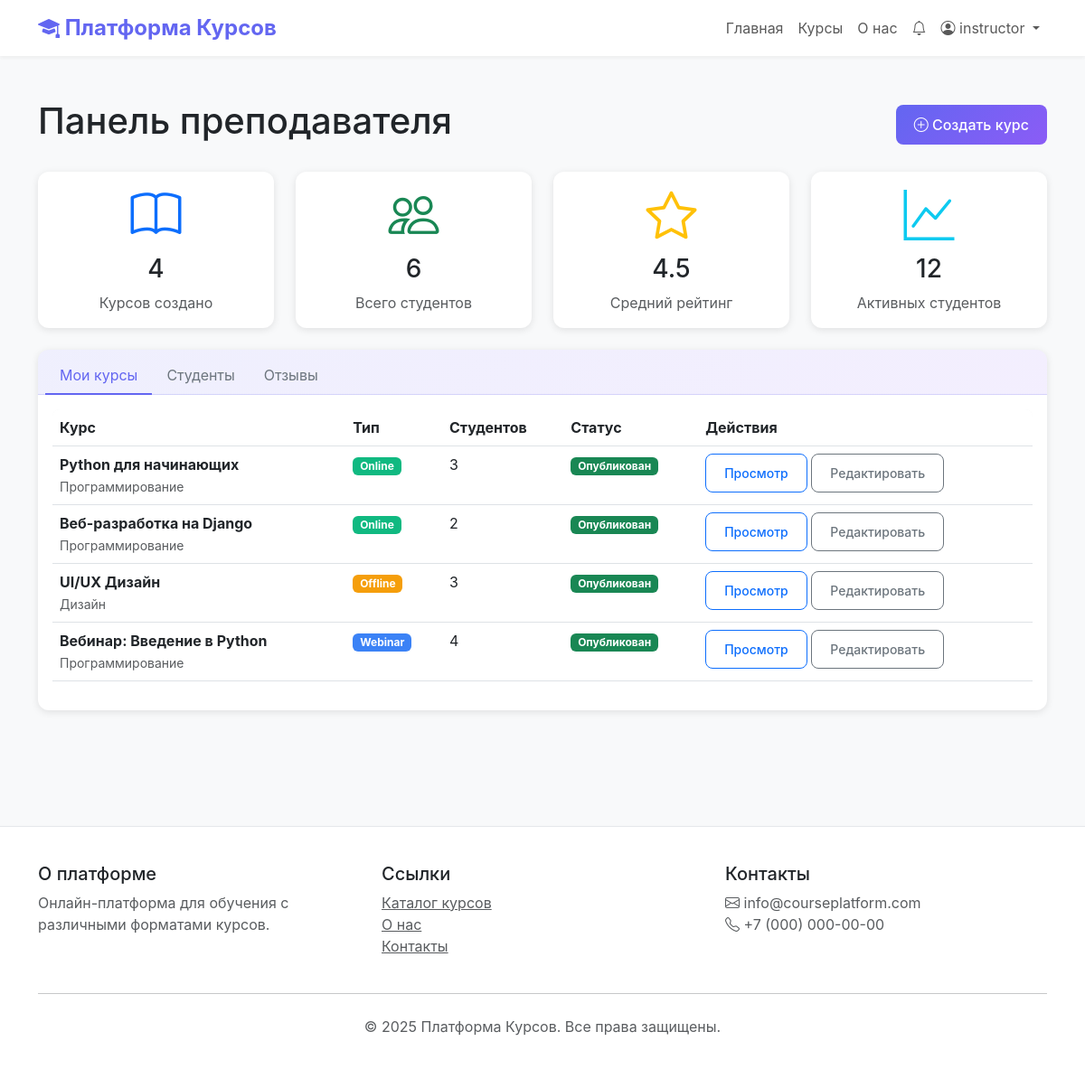
The page /instructor/ (signed in) on the database its author committed.
### users/models.py (models this page shows, shortened)
class User(AbstractUser):
    ROLE_CHOICES = (
        ('student', 'Student'),
        ('instructor', 'Instructor'),
        ('admin', 'Administrator'),
    )
    role = models.CharField(max_length=20, choices=ROLE_CHOICES, default='student')
    phone = models.CharField(max_length=20, blank=True)
    bio = models.TextField(blank=True)
    avatar = models.ImageField(upload_to='avatars/', blank=True, null=True)
    email_verified = models.BooleanField(default=False)
    created_at = models.DateTimeField(auto_now_add=True)
    updated_at = models.DateTimeField(auto_now=True)
    class Meta:
        db_table = 'users'
        verbose_name = 'User'
        verbose_name_plural = 'Users'

### courses/models.py (models this page shows, shortened)
class Course(models.Model):
    TYPE_CHOICES = (
        ('online', 'Online'),
        ('offline', 'Offline'),
        ('webinar', 'Webinar'),
    )
    title = models.CharField(max_length=200)
    slug = models.SlugField(unique=True)
    description = models.TextField()
    type = models.CharField(max_length=20, choices=TYPE_CHOICES)
    category = models.ForeignKey(Category, on_delete=models.SET_NULL, null=True, related_name='courses')
    instructor = models.ForeignKey(settings.AUTH_USER_MODEL, on_delete=models.CASCADE, related_name='teaching_courses')
    price = models.DecimalField(max_digits=10, decimal_places=2, default=0)
    image = models.ImageField(upload_to='courses/', blank=True, null=True)
    location = models.CharField(max_length=255, blank=True)
    max_students = models.PositiveIntegerField(null=True, blank=True)
    webinar_link = models.URLField(blank=True)
    start_date = models.DateTimeField(null=True, blank=True)
    end_date = models.DateTimeField(null=True, blank=True)
    is_published = models.BooleanField(default=False)
    created_at = models.DateTimeField(auto_now_add=True)
    updated_at = models.DateTimeField(auto_now=True)
    class Meta:
        ordering = ['-created_at']

class Category(models.Model):
    name = models.CharField(max_length=100)
    slug = models.SlugField(unique=True)
    description = models.TextField(blank=True)
    class Meta:
        verbose_name_plural = 'Categories'

### courses/template_views.py (the view)
# urls.py: path('instructor/', instructor_dashboard_view, name='instructor_dashboard'),
@login_required
def instructor_dashboard_view(request):
    if request.user.role not in ['instructor', 'admin']:
        messages.error(request, 'У вас нет доступа к этой странице')
        return redirect('home')
    from django.db.models import Avg, Count
    courses = Course.objects.filter(instructor=request.user).annotate(student_count=Count('enrollments'))
    enrollments = Enrollment.objects.filter(course__instructor=request.user).select_related('user', 'course').order_by('-enrolled_at')[:20]
    reviews = Review.objects.filter(course__instructor=request.user).select_related('user', 'course').order_by('-created_at')[:10]
    stats = {
        'total_courses': courses.count(),
        'total_students': Enrollment.objects.filter(course__instructor=request.user).values('user').distinct().count(),
        'active_students': Enrollment.objects.filter(course__instructor=request.user, completed=False).count(),
        'avg_rating': Review.objects.filter(course__instructor=request.user).aggregate(Avg('rating'))['rating__avg'] or 0,
    }
    context = {
        'courses': courses,
        'enrollments': enrollments,
        'reviews': reviews,
        'stats': stats,
    }
    return render(request, 'instructor_dashboard.html', context)

### courses/context_processors.py (called while the page is built)
def notifications(request):
    if request.user.is_authenticated:
        unread_count = Notification.objects.filter(
            user=request.user,
            is_read=False
        ).count()
        return {'unread_notifications_count': unread_count}
    return {'unread_notifications_count': 0}

### templates/instructor_dashboard.html (shortened to what this page needs)
{% extends 'base.html' %}
{% block content %}
<div class="container py-5">
    <div class="d-flex justify-content-between align-items-center mb-4">
        <h1>Панель преподавателя</h1>
        <a href="/instructor/create-course/" class="btn btn-primary">
            <i class="bi bi-plus-circle"></i> Создать курс
        </a>
    </div>
    <div class="row mb-4">
        <div class="col-md-3">
            <div class="card text-center">
                <div class="card-body">
                    <i class="bi bi-book display-4 text-primary"></i>
                    <h3 class="mt-2">{{ stats.total_courses }}</h3>
                    <p class="text-muted mb-0">Курсов создано</p>
                </div>
            </div>
        </div>
        <div class="col-md-3">
            <div class="card text-center">
                <div class="card-body">
                    <i class="bi bi-people display-4 text-success"></i>
                    <h3 class="mt-2">{{ stats.total_students }}</h3>
                    <p class="text-muted mb-0">Всего студентов</p>
                </div>
            </div>
        </div>
        <div class="col-md-3">
            <div class="card text-center">
                <div class="card-body">
                    <i class="bi bi-star display-4 text-warning"></i>
                    <h3 class="mt-2">{{ stats.avg_rating|floatformat:1 }}</h3>
                    <p class="text-muted mb-0">Средний рейтинг</p>
                </div>
            </div>
        </div>
        <div class="col-md-3">
            <div class="card text-center">
                <div class="card-body">
                    <i class="bi bi-graph-up display-4 text-info"></i>
                    <h3 class="mt-2">{{ stats.active_students }}</h3>
                    <p class="text-muted mb-0">Активных студентов</p>
                </div>
            </div>
        </div>
    </div>
    <div class="card">
        <div class="card-header">
            <ul class="nav nav-tabs card-header-tabs" role="tablist">
                <li class="nav-item">
                    <a class="nav-link active" data-bs-toggle="tab" href="#my-courses">Мои курсы</a>
                </li>
                <li class="nav-item">
                    <a class="nav-link" data-bs-toggle="tab" href="#students">Студенты</a>
                </li>
                <li class="nav-item">
                    <a class="nav-link" data-bs-toggle="tab" href="#reviews">Отзывы</a>
                </li>
            </ul>
        </div>
        <div class="card-body">
            <div class="tab-content">
                <div id="my-courses" class="tab-pane fade show active">
                    <div class="table-responsive">
                        <table class="table">
                            <thead>
                                <tr>
                                    <th>Курс</th>
                                    <th>Тип</th>
                                    <th>Студентов</th>
                                    <th>Статус</th>
                                    <th>Действия</th>
                                </tr>
                            </thead>
                            <tbody>
                                {% for course in courses %}
                                <tr>
                                    <td>
                                        <strong>{{ course.title }}</strong>
                                        <br><small class="text-muted">{{ course.category.name }}</small>
                                    </td>
                                    <td><span class="badge badge-{{ course.type }}">{{ course.get_type_display }}</span></td>
                                    <td>{{ course.enrollments.count }}</td>
                                    <td>
                                        {% if course.is_published %}
                                        <span class="badge bg-success">Опубликован</span>
                                        {% else %}
                                        <span class="badge bg-warning">Черновик</span>
                                        {% endif %}
                                    </td>
                                    <td>
                                        <a href="/courses/{{ course.slug }}/" class="btn btn-sm btn-outline-primary">Просмотр</a>
                                        <a href="/admin/courses/course/{{ course.id }}/change/" class="btn btn-sm btn-outline-secondary">Редактировать</a>
                                    </td>
                                </tr>
                                {% empty %}
                                <tr>
                                    <td colspan="5" class="text-center text-muted">Нет созданных курсов</td>
                                </tr>
                                {% endfor %}
                            </tbody>
                        </table>
                    </div>
                </div>
            </div>
        </div>
    </div>
</div>
{% endblock %}

### templates/base.html (shortened to what this page needs)
<!DOCTYPE html>
<html lang="ru">
<head>
    <link href="https://cdn.jsdelivr.net/npm/bootstrap@5.3.0/dist/css/bootstrap.min.css" rel="stylesheet">
    <link rel="stylesheet" href="https://cdn.jsdelivr.net/npm/bootstrap-icons@1.11.0/font/bootstrap-icons.css">
    {% load static %}
    <link rel="stylesheet" href="{% static 'css/style.css' %}">
</head>
<body>
    <nav class="navbar navbar-expand-lg navbar-light sticky-top">
        <div class="container">
            <a class="navbar-brand" href="/">
                <i class="bi bi-mortarboard-fill"></i> Платформа Курсов
            </a>
            <div class="collapse navbar-collapse" id="navbarNav">
                <ul class="navbar-nav ms-auto">
                    <li class="nav-item">
                        <a class="nav-link" href="/">Главная</a>
                    </li>
                    <li class="nav-item">
                        <a class="nav-link" href="/courses/">Курсы</a>
                    </li>
                    <li class="nav-item">
                        <a class="nav-link" href="/about/">О нас</a>
                    </li>
                    {% if user.is_authenticated %}
                    <li class="nav-item">
                        <a class="nav-link position-relative" href="/notifications/">
                            <i class="bi bi-bell"></i>
                        </a>
                    </li>
                    <li class="nav-item dropdown">
                        <a class="nav-link dropdown-toggle" href="#" data-bs-toggle="dropdown">
                            <i class="bi bi-person-circle"></i> {{ user.username }}
                        </a>
                    </li>
                    {% endif %}
                </ul>
            </div>
        </div>
    </nav>
    <main>
        {% block content %}{% endblock %}
    </main>
    <footer>
        <div class="container">
            <div class="row">
                <div class="col-md-4">
                    <h5>О платформе</h5>
                    <p class="text-muted">Онлайн-платформа для обучения с различными форматами курсов.</p>
                </div>
                <div class="col-md-4">
                    <h5>Ссылки</h5>
                    <ul class="list-unstyled">
                        <li><a href="/courses/" class="text-muted">Каталог курсов</a></li>
                        <li><a href="/about/" class="text-muted">О нас</a></li>
                        <li><a href="/contact/" class="text-muted">Контакты</a></li>
                    </ul>
                </div>
                <div class="col-md-4">
                    <h5>Контакты</h5>
                    <p class="text-muted">
                        <i class="bi bi-envelope"></i> info@courseplatform.com<br>
                        <i class="bi bi-telephone"></i> +7 (000) 000-00-00
                    </p>
                </div>
            </div>
            <hr class="my-4">
            <div class="text-center text-muted">
                <p>&copy; 2025 Платформа Курсов. Все права защищены.</p>
            </div>
        </div>
    </footer>
</body>
</html>

### static/css/style.css (style rules this page uses)
:root { --primary-color: #6366f1; --secondary-color: #8b5cf6; --accent-color: #3b82f6; --success-color: #10b981; --warning-color: #f59e0b; --danger-color: #ef4444; }
html { scroll-behavior: smooth; }
.btn { border-radius: 8px; font-weight: 500; padding: 10px 20px; transition: all 0.3s ease; }
.btn-primary { background: linear-gradient(135deg, var(--primary-color) 0%, var(--secondary-color) 100%); border: none; }
.card { border-radius: 12px; overflow: hidden; }
.card-header { background: linear-gradient(135deg, rgba(99, 102, 241, 0.1) 0%, rgba(139, 92, 246, 0.1) 100%); border-bottom: 1px solid rgba(99, 102, 241, 0.2); }
.badge-online { background-color: var(--success-color); }
.badge-offline { background-color: var(--warning-color); }
.badge-webinar { background-color: var(--accent-color); }
.navbar { backdrop-filter: blur(10px); background-color: rgba(255, 255, 255, 0.95) !important; }
.navbar-brand { font-size: 1.5rem; font-weight: 700; }
.table-responsive { border-radius: 8px; overflow: hidden; }
.table thead { background-color: #f8f9fa; }
.nav-tabs .nav-link { color: #6c757d; border: none; border-bottom: 2px solid transparent; }
.nav-tabs .nav-link.active { color: var(--primary-color); background-color: transparent; border-bottom: 2px solid var(--primary-color); }
footer { background: linear-gradient(180deg, #ffffff 0%, #f8f9fa 100%); }

### templates/base.html (style rules this page uses)
:root { --primary-color: #6366f1; --secondary-color: #8b5cf6; --accent-color: #3b82f6; }
body { font-family: -apple-system, BlinkMacSystemFont, 'Segoe UI', Roboto, Oxygen, Ubuntu, Cantarell, sans-serif; background-color: #f8f9fa; }
.navbar { background: white; box-shadow: 0 2px 4px rgba(0,0,0,0.05); }
.navbar-brand { font-weight: 700; color: var(--primary-color) !important; }
.btn-primary { background-color: var(--primary-color); border-color: var(--primary-color); transition: all 0.3s; }
.card { border: none; box-shadow: 0 2px 8px rgba(0,0,0,0.1); transition: all 0.3s; }
.badge-online { background: #10b981; color: white; }
.badge-offline { background: #f59e0b; color: white; }
.badge-webinar { background: #3b82f6; color: white; }
footer { background: white; margin-top: 80px; padding: 40px 0; border-top: 1px solid #e5e7eb; }

### rows shown on the page
User: username "instructor"
Course: title "Python для начинающих", category.name "Программирование", type "Online", enrollments.count "3", is_published "Опубликован"
Course: title "Веб-разработка на Django", category.name "Программирование", type "Online", enrollments.count "2", is_published "Опубликован"
Course: title "UI/UX Дизайн", category.name "Дизайн", type "Offline", enrollments.count "3", is_published "Опубликован"
Course: title "Вебинар: Введение в Python", category.name "Программирование", type "Webinar", enrollments.count "4", is_published "Опубликован"

### other values the page prints
{{ stats.total_courses }} "4"
{{ stats.total_students }} "6"
{{ stats.avg_rating|floatformat:1 }} "4.5"
{{ stats.active_students }} "12"
